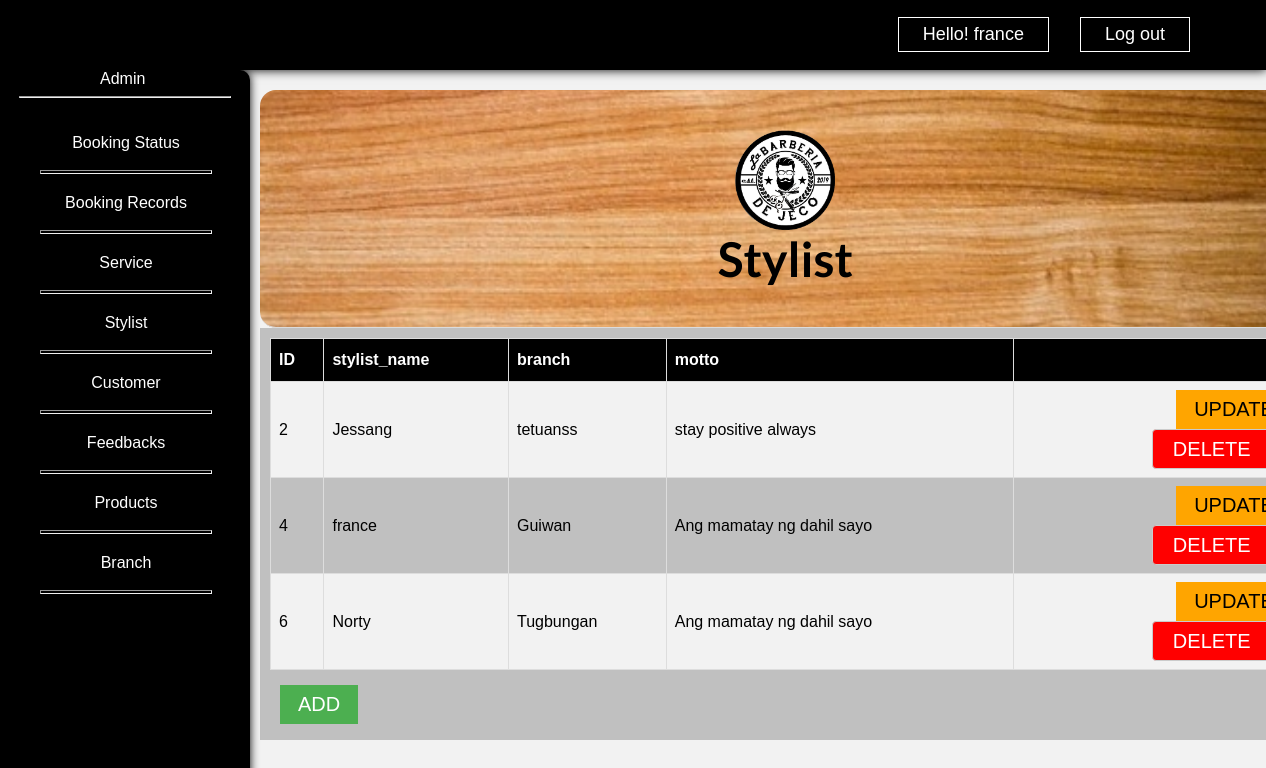
Page /admins/stylist (signed in) on the committed database.
### tables this page shows
CREATE TABLE `stylist` (
  `id` int(11) NOT NULL,
  `stylist_name` varchar(100) NOT NULL,
  `branch` varchar(100) NOT NULL,
  `motto` varchar(100) NOT NULL,
  `image` varchar(100) NOT NULL
);

### app/libraries/Core.php (called while the page is built, shortened)
<?php
  class Core {
    protected $currentMethod = 'index';
    public function __construct(){
      $url = $this->getUrl();
      if($url != NULL){
      if(file_exists('../app/controllers/' . ucwords($url[0]). '.php')){
        unset($url[0]);
      }
    }
      $this->currentController = new $this->currentController;
      if(isset($url[1])){
        if(method_exists($this->currentController, $url[1])){
          $this->currentMethod = $url[1];
          unset($url[1]);
        }
      }
      $this->params = $url ? array_values($url) : [];
      call_user_func_array([$this->currentController, $this->currentMethod], $this->params);
    }
    public function getUrl(){
      if(isset($_GET['url'])){
        $url = rtrim($_GET['url'], '/');
        $url = filter_var($url, FILTER_SANITIZE_URL);
        $url = explode('/', $url);
        return $url;
      }
    }
  }

### app/require.php (called while the page is built, shortened)
<?php
    require_once 'libraries/Core.php';
    require_once 'libraries/Database.php';
    $init = new Core();

### public/index.php (called while the page is built)
<?php
    require_once '../app/require.php';

### app/libraries/Database.php (called while the page is built, shortened)
<?php
    class Database {
        private $dbHost = DB_HOST;
        private $dbUser = DB_USER;
        private $dbPass = DB_PASS;
        private $dbName = DB_NAME;
        private $statement;
        private $dbHandler;
        public function __construct() {
            $conn = 'mysql:host=' . $this->dbHost . ';dbname=' . $this->dbName;
            $options = array(
                PDO::ATTR_PERSISTENT => true,
                PDO::ATTR_ERRMODE => PDO::ERRMODE_EXCEPTION
            );
            try {
                $this->dbHandler = new PDO($conn, $this->dbUser, $this->dbPass, $options);
            } catch (PDOException $e) {
                $this->error = $e->getMessage();
                echo $this->error;
            }
        }
        public function query($sql) {
            $this->statement = $this->dbHandler->prepare($sql);
        }
        public function execute() {
            return $this->statement->execute();
        }
        public function resultSet() {
            $this->execute();
            return $this->statement->fetchAll(PDO::FETCH_OBJ);
        }
    }

### app/models/Admin.php (called while the page is built, shortened)
<?php
class Admin {
    private $db;
    public function __construct() {
        $this->db = new Database;
    }
    public function findStylist(){
        $this->db->query('SELECT * FROM stylist ORDER BY id ASC');
        $results = $this->db->resultSet();
        return $results;
    }
}

### app/views/admins/stylist.php (the view)
<?php
   require APPROOT . '/views/includes/headDashboard.php';
?>
<div class="navbar dark">
    <?php
       require APPROOT . '/views/includes/navigation.php';
    ?>
</div>
    <?php
       require APPROOT . '/views/includes/sidebar.php';
    ?>
<div class="wrapper-landing">
        <div class="container-item">
            <img src="../img/iconJeco.png" alt="" width="100" height="auto" style="display: inline-block"><h1>Stylist</h1>
        </div>
        <div class="wrapper-border">
            <table id="customers">
                <tr>
                    <th>ID</th>
                    <th>stylist_name</th>
                    <th>branch</th>
                    <th>motto</th>
                    <th></th>
                </tr>
                <?php foreach($data['admins'] as $admin): ?>
                <tr>
                    <td><?php echo $admin->id ; ?></td>
                    <td><?php echo $admin->stylist_name; ?></td>
                    <td><?php echo $admin->branch; ?></td>
                    <td><?php echo $admin->motto; ?></td>
                    <td>
                        <?php if(isset($_SESSION['user_id']) == $admin->id): ?>
                        <a
                            class="btn orange"
                            href="<?php echo URLROOT . "/admins/updateStylist/" . $admin->id ?>">
                            Update
                        </a>
                        <form action="<?php echo URLROOT . "/admins/deleteStylist/" . $admin->id ?>" method="POST">
                            <input type="submit" name="deleteStylist" value="Delete" class="btn red">
                        </form>
                        <?php endif; ?>
                    </td>
                </tr>
                <?php endforeach; ?>
            </table>
        <?php if($_SESSION['role'] == "Admin" && isset($_SESSION['user_id'])): ?>
        <a class="btn green" href="<?php echo URLROOT; ?>/admins/addStylist">
            Add
        </a>
    </div>
    <?php endif; ?>
</div>

### public/css/home.css (style rules this page uses)
html, body { height: 100%; width: 100%; padding: 0; margin: 0; top: 0; bottom: 0; font-family: 'Lato', sans-serif; background-color: #f2f2f2; }
a { text-decoration: none; }
.wrapper-landing { z-index: 0; position: relative; text-align: center; max-width: 83%; max-height: auto; top: 20px; left: 260px; }
.wrapper-landing h1 { font-size: 48px; color: black; margin: 0; font-weight: bolder; }
.navbar { width: 100%; height: 70px; background-color: #1a1a1a; box-shadow: 0px 0px 10px #1a1a1a; }
input::placeholder { color: #a1a1a1; font-size: 14px; }
.dark { background-color: #000000; box-shadow: 0px 0px 10px #000000; }
.wrapper-border { background: rgba(180, 180, 180, 0.8); padding: 10px 10px 70px 10px; }
.container-item { border-radius: 1em; background-image: url('../img/woodenBack1.jpg'); background-size: cover; background-position: center; background-repeat: no-repeat; border-bottom: 1px solid #dcdcdc; padding: 40px 0 40px 0; }
.btn { padding: 8px 18px; font-size: 20px; text-transform: uppercase; color: #ffffff; }
.green { background-color: #4CAF50; float: left; margin: 15px 0 0 10px; }
input, textarea { width: 400px; margin: 20px 0px; border: 1px solid #cbcbcb; border-radius: 4px; background-color: #f5f5f5; padding: 8px; font-size: 18px; color: #666; }
input { height: 35px; }
::placeholder { font-size: 14px; font-weight: 100; font-style: italic; }
.orange { background-color: orange; color: #000000; float: right; }
.red { background-color: #ff0000; float: right; width: 120px; margin: 0px 20px; height: 40px; }
#customers { font-family: Arial, Helvetica, sans-serif; border-collapse: collapse; width: 100%; }
#customers td, #customers th { border: 1px solid #ddd; padding: 8px; }
#customers tr:nth-child(even) { background-color: #f2f2f2; }
#customers th { padding-top: 12px; padding-bottom: 12px; text-align: left; background-color: black; color: white; }

### rows in the picture
stylist: id "2", stylist_name "Jessang", branch "tetuanss", motto "stay positive always"
stylist: id "4", stylist_name "france", branch "Guiwan", motto "Ang mamatay ng dahil sayo"
stylist: id "6", stylist_name "Norty", branch "Tugbungan", motto "Ang mamatay ng dahil sayo"

### other values in the picture
$_SESSION['username'] "france"
$_SESSION['role'] "Admin"
